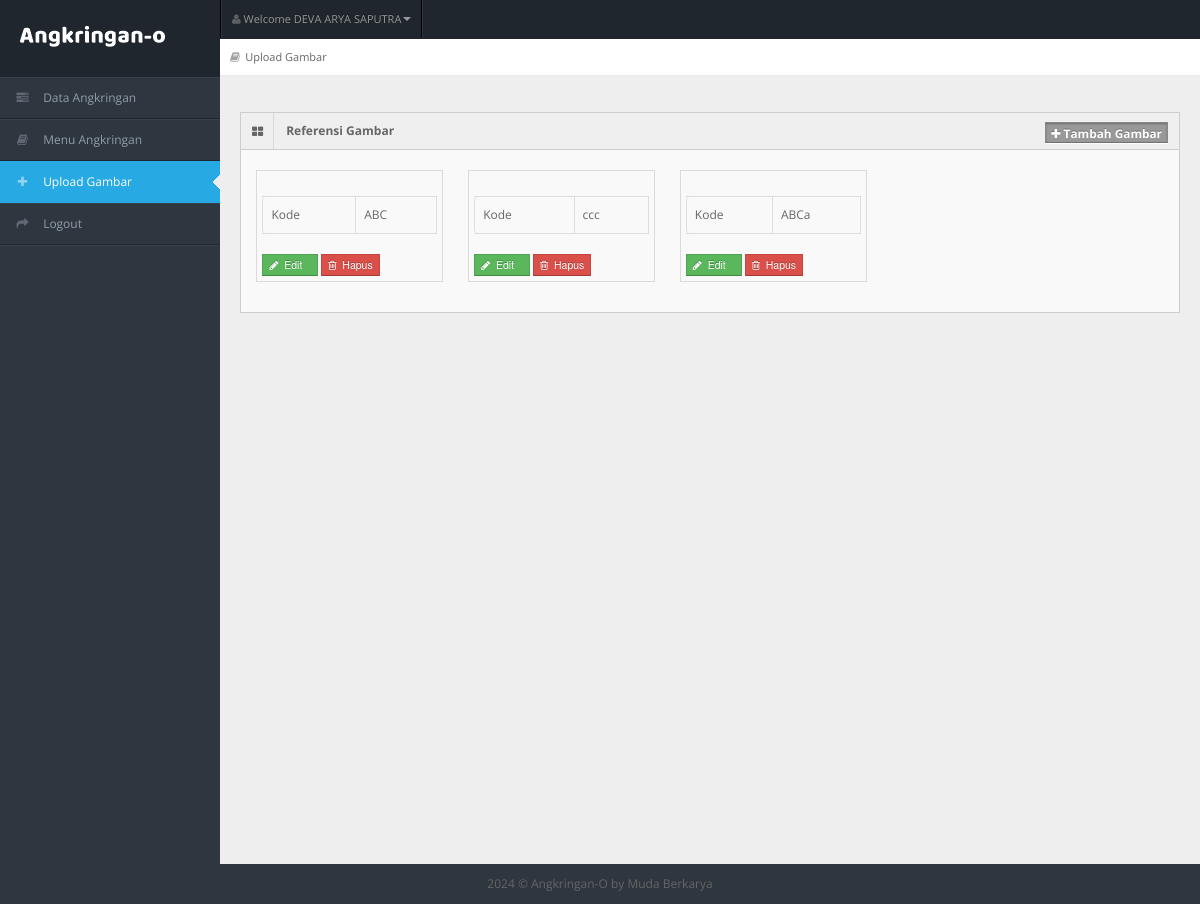
/admin/upload_gambar.php (signed in), run on the app's committed database.
### tables this page shows
CREATE TABLE `tb_user` (
  `id_user` int(11) NOT NULL,
  `username` varchar(150) NOT NULL,
  `password` varchar(150) NOT NULL,
  `nama_user` varchar(150) NOT NULL,
  `id_level` int(11) NOT NULL,
  `status` varchar(150) NOT NULL
);

CREATE TABLE `tb_gambar` (
  `id` int(5) NOT NULL,
  `kode` varchar(8) NOT NULL,
  `gambar` varchar(100) NOT NULL
);

### admin/upload_gambar.php (the view, shortened to what this page needs)
<!DOCTYPE html>
<?php
include "connection/koneksi.php";
$id = $_SESSION['id_user'];
if (isset($_SESSION['username'])) {
  $query = "select * from tb_user natural join tb_level where id_user = $id";
  mysqli_query($conn, $query);
  $sql = mysqli_query($conn, $query);
  while ($r = mysqli_fetch_array($sql)) {
?>
    <html lang="en">
    <head>
      <link rel="stylesheet" href="template/dashboard/css/bootstrap.min.css" />
      <link rel="stylesheet" href="template/dashboard/css/bootstrap-responsive.min.css" />
      <link rel="stylesheet" href="template/dashboard/css/fullcalendar.css" />
      <link rel="stylesheet" href="template/dashboard/css/matrix-style.css" />
      <link rel="stylesheet" href="template/dashboard/css/matrix-media.css" />
      <link href="template/dashboard/font-awesome/css/font-awesome.css" rel="stylesheet" />
      <link rel="stylesheet" href="template/dashboard/css/jquery.gritter.css" />
    </head>
    <body>
      <div id="header">
        <h1><a href="menu_angkringan.php">Menu Angkringan</a></h1>
      </div>
      <div id="user-nav" class="navbar navbar-inverse">
        <ul class="nav">
          <li class="dropdown" id="profile-messages"><a title="" href="#" data-toggle="dropdown" data-target="#profile-messages" class="dropdown-toggle"><i class="icon icon-user"></i> <span class="text">Welcome <?php echo $r['nama_user']; ?></span><b class="caret"></b></a>
          </li>
        </ul>
      </div>
      <div id="sidebar"><a href="menu_angkringan.php" class="visible-phone"><i class="icon icon-book"></i> <span>Menu Angkringan</span></a>
        <ul>
          <?php
          if ($r['id_level'] == 1) {
          ?>
            <li><a href="data_angkringan.php"><i class="icon icon-tasks"></i> <span>Data Angkringan</span></a> </li>
            <li> <a href="menu_angkringan.php"><i class="icon icon-book"></i> <span>Menu Angkringan</span></a> </li>
            <li class="active"> <a href="upload_gambar.php"><i class="icon icon-plus"></i> <span>Upload Gambar</span></a> </li>
            <li onclick="return confirm('Apakah anda ingin keluar?')">
              <a href="logout.php"><i class="icon icon-share-alt"></i> <span>Logout</span></a>
            </li>
          <?php
          }
          ?>
        </ul>
      </div>
      <div id="content">
        <div id="content-header">
          <div id="breadcrumb"> <a href="upload_gambar.php" title="Go to here" class="tip-bottom"><i class="icon icon-book"></i>Upload Gambar</a></div>
        </div>
        <div class="container-fluid">
          <div class="row-fluid">
            <?php
            if ($r['id_level'] == 1) {
            ?>
              <div class="widget-box">
                <div class="widget-title bg_lg"><span class="icon"><i class="icon-th-large"></i></span>
                  <h5>Referensi Gambar</h5>
                  <a href="tambah_gambar.php" class="btn btn-info btn-mini label"><i class="icon-plus"></i>&nbsp;Tambah Gambar</a>
                </div>
                <div class="widget-content">
                  <ul class="thumbnails">
                    <div class="btn-icon-pg">
                      <ul>
                        <?php
                        $query_data_gambar = "select * from tb_gambar order by id desc";
                        $sql_data_gambar = mysqli_query($conn, $query_data_gambar);
                        while ($data_gambar = mysqli_fetch_array($sql_data_gambar)) {
                        ?>
                          <li class="span2">
                            <table class="table table-bordered">
                              <tbody>
                                <tr>
                                  <td>Kode</td>
                                  <td><?php echo $data_gambar['kode']; ?> </td>
                                </tr>
                              </tbody>
                            </table>
                            <form action="" method="post">
                              <button type="submit" value="<?php echo $data_gambar['id']; ?>" name="edit_menu" class="btn btn-success btn-mini"><i class='icon-pencil'></i>&nbsp;&nbsp;Edit &nbsp;&nbsp;</button>
                              <button type="submit" value="<?php echo $data_gambar['id']; ?>" name="hapus_menu" class="btn btn-mini btn-danger" onclick="return confirm('Apakah anda yakin?')">
                                <i class='icon icon-trash'></i>&nbsp; Hapus</button>
                            </form>
                          </li>
                        <?php
                        }
                        ?>
                      </ul>
                    </div>
                  </ul>
                </div>
              </div>
            <?php
            }
            ?>
          </div>
        </div>
      </div>
      <div class="row-fluid">
        <div id="footer" class="span12"> <?php echo date('Y'); ?> &copy; Angkringan-O <a href="#">by Muda Berkarya</a> </div>
      </div>
    </body>
    </html>
<?php
  }
} else {
  header('location: logout.php');
}
?>

### admin/template/dashboard/css/matrix-media.css (style rules this page uses)
body { background:#2E363F; }
#header { background-color: #1f262d; margin-top:10px; }
#sidebar > ul { border-bottom: 1px solid #37414b }
#sidebar > ul > li { border-top: 1px solid #37414b; border-bottom: 1px solid #1f262d; }
#sidebar > ul > li.active { background-color: #27a9e3; border-bottom: 1px solid #27a9e3; border-top: 1px solid #27a9e3; }
#sidebar > ul > li.active a { color:#fff; text-decoration:none; }

### data on the page
tb_user: nama_user "DEVA ARYA SAPUTRA"
tb_gambar: kode "ABC", $data_gambar['id'] 128 (drawn)
tb_gambar: kode "ccc", $data_gambar['id'] 127 (drawn)
tb_gambar: kode "ABCa", $data_gambar['id'] 124 (drawn)
